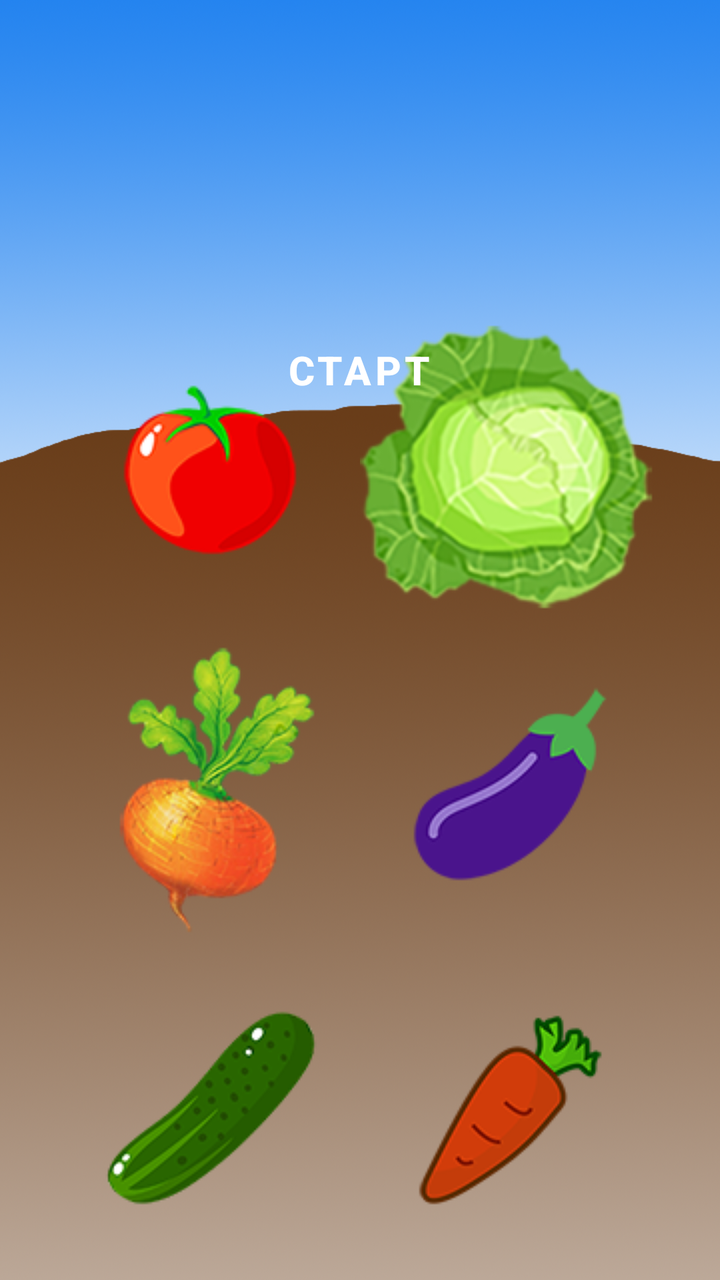
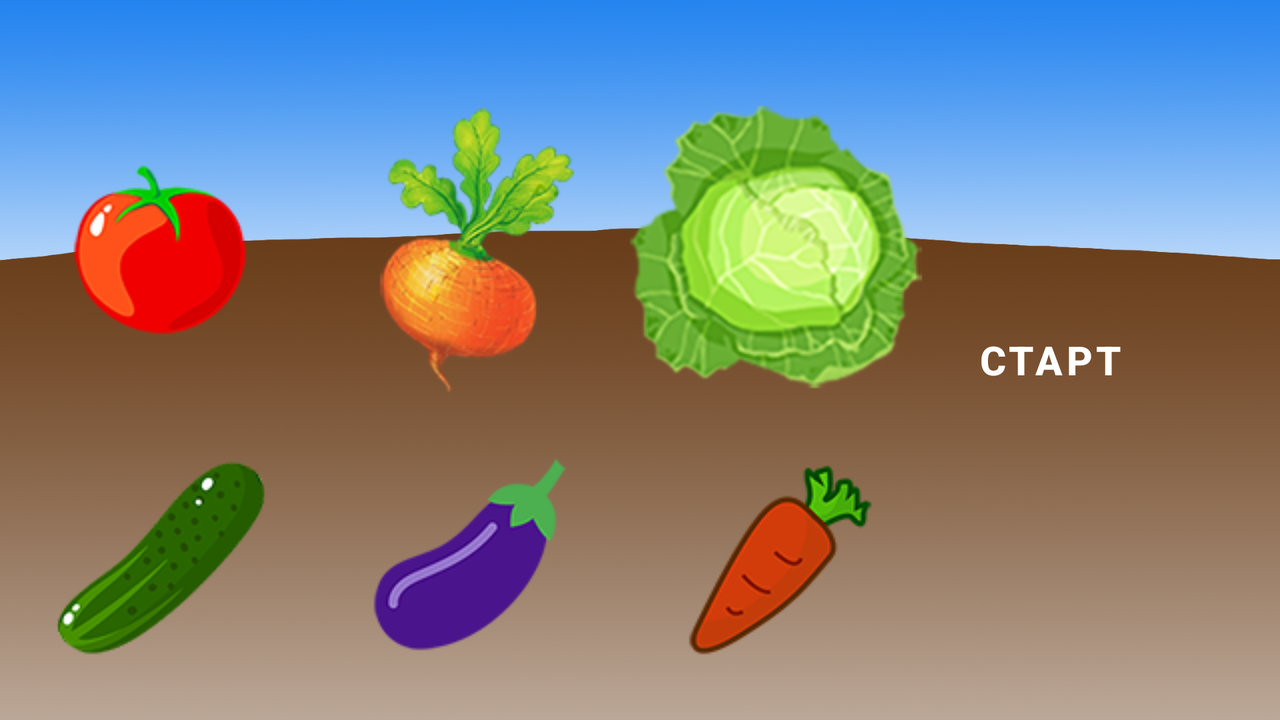

First picture: res/layout/ on a phone held upright. Second picture: the repository's own variant of that layout, on a device whose configuration matches the variant's folder. Source for both follows.
<!-- AndroidManifest.xml: application theme Theme.New_Kotlin_project -->
<!-- res/layout/activity_main.xml -->
<?xml version="1.0" encoding="utf-8"?>
<androidx.constraintlayout.widget.ConstraintLayout xmlns:android="http://schemas.android.com/apk/res/android"
    xmlns:app="http://schemas.android.com/apk/res-auto"
    xmlns:tools="http://schemas.android.com/tools"
    android:layout_width="match_parent"
    android:layout_height="match_parent"
    android:background="@drawable/background_main"
    android:visibility="visible"
    tools:context=".MainActivity">

    <ImageButton
        android:id="@+id/cabbage_button"
        android:layout_width="150dp"
        android:layout_height="150dp"
        android:layout_marginEnd="30dp"
        android:layout_marginRight="30dp"
        android:layout_marginBottom="10dp"
        android:background="@android:drawable/menuitem_background"
        android:clickable="false"
        app:layout_constraintBottom_toTopOf="@+id/eggplant_button"
        app:layout_constraintEnd_toEndOf="parent"
        app:layout_constraintTop_toTopOf="parent"
        app:layout_constraintVertical_bias="1.0"
        app:srcCompat="@drawable/cabbage" />

    <ImageButton
        android:id="@+id/carrot_button"
        android:layout_width="150dp"
        android:layout_height="150dp"
        android:layout_marginEnd="30dp"
        android:layout_marginRight="30dp"
        android:layout_marginBottom="10dp"
        android:background="@android:drawable/menuitem_background"
        android:clickable="false"
        app:layout_constraintBottom_toBottomOf="parent"
        app:layout_constraintEnd_toEndOf="@+id/eggplant_button"
        app:layout_constraintHorizontal_bias="0.0"
        app:layout_constraintStart_toStartOf="@+id/eggplant_button"
        app:srcCompat="@drawable/carrot" />

    <ImageButton
        android:id="@+id/turnip_button"
        android:layout_width="150dp"
        android:layout_height="150dp"
        android:layout_marginBottom="10dp"
        android:background="@android:drawable/menuitem_background"
        android:clickable="false"
        app:layout_constraintBottom_toTopOf="@id/cucumber_button"
        app:layout_constraintEnd_toEndOf="@+id/tomato_button"
        app:layout_constraintHorizontal_bias="0.0"
        app:layout_constraintStart_toStartOf="@+id/tomato_button"
        app:srcCompat="@drawable/turnip" />

    <ImageButton
        android:id="@+id/eggplant_button"
        android:layout_width="wrap_content"
        android:layout_height="150dp"
        android:layout_marginEnd="30dp"
        android:layout_marginRight="30dp"
        android:layout_marginBottom="10dp"
        android:background="@android:drawable/menuitem_background"
        android:clickable="false"
        app:layout_constraintBottom_toTopOf="@+id/carrot_button"
        app:layout_constraintEnd_toEndOf="@+id/cabbage_button"
        app:layout_constraintHorizontal_bias="0.0"
        app:layout_constraintStart_toStartOf="@+id/cabbage_button"
        app:srcCompat="@drawable/eggplant" />

    <ImageButton
        android:id="@+id/cucumber_button"
        android:layout_width="150dp"
        android:layout_height="150dp"
        android:layout_marginBottom="10dp"
        android:background="@android:drawable/menuitem_background"
        android:clickable="false"
        app:layout_constraintBottom_toBottomOf="parent"
        app:layout_constraintEnd_toEndOf="@+id/turnip_button"
        app:layout_constraintHorizontal_bias="0.0"
        app:layout_constraintStart_toStartOf="@+id/turnip_button"
        app:srcCompat="@drawable/cucumber" />

    <ImageButton
        android:id="@+id/tomato_button"
        android:layout_width="150dp"
        android:layout_height="150dp"
        android:layout_marginStart="30dp"
        android:layout_marginLeft="30dp"
        android:layout_marginBottom="10dp"
        android:background="@android:drawable/menuitem_background"
        android:clickable="false"
        app:layout_constraintBottom_toTopOf="@+id/turnip_button"
        app:layout_constraintEnd_toStartOf="@+id/cabbage_button"
        app:layout_constraintHorizontal_bias="0.0"
        app:layout_constraintStart_toStartOf="parent"
        app:layout_constraintTop_toTopOf="parent"
        app:layout_constraintVertical_bias="1.0"
        app:srcCompat="@drawable/tomato" />

    <TextView
        android:id="@+id/task_view"
        style="@style/Theme.TextView"
        android:layout_width="324dp"
        android:layout_height="30dp"
        app:layout_constraintBottom_toTopOf="@+id/button_start"
        app:layout_constraintEnd_toEndOf="parent"
        app:layout_constraintHorizontal_bias="0.494"
        app:layout_constraintStart_toStartOf="parent"
        app:layout_constraintTop_toTopOf="parent"
        app:layout_constraintVertical_bias="0.227" />

    <TextView
        android:id="@+id/vegetable_counter"
        android:layout_width="101dp"
        android:layout_height="123dp"
        android:fontFamily="sans-serif"
        android:shadowColor="@color/black"
        android:shadowDx="10"
        android:shadowDy="10"
        android:shadowRadius="5"
        android:textColor="@color/white"
        android:textSize="96sp"
        android:textStyle="bold"
        app:layout_constraintBottom_toTopOf="@+id/cabbage_button"
        app:layout_constraintEnd_toEndOf="@+id/cabbage_button"
        app:layout_constraintHorizontal_bias="1.0"
        app:layout_constraintStart_toStartOf="@+id/cabbage_button"
        app:layout_constraintTop_toTopOf="parent"
        app:layout_constraintVertical_bias="0.832" />

    <Button
        android:id="@+id/button_start"
        style="@style/Theme.Button"
        android:layout_width="wrap_content"
        android:layout_height="wrap_content"
        android:text="@string/start"
        app:layout_constraintBottom_toBottomOf="parent"
        app:layout_constraintEnd_toEndOf="parent"
        app:layout_constraintHorizontal_bias="0.498"
        app:layout_constraintStart_toStartOf="parent"
        app:layout_constraintTop_toTopOf="parent"
        app:layout_constraintVertical_bias="0.272" />

    <TextView
        android:id="@+id/text_result"
        style="@style/Theme.TextView"
        android:layout_width="170dp"
        android:layout_height="44dp"
        app:layout_constraintBottom_toBottomOf="parent"
        app:layout_constraintEnd_toEndOf="parent"
        app:layout_constraintHorizontal_bias="0.498"
        app:layout_constraintStart_toStartOf="parent"
        app:layout_constraintTop_toTopOf="parent"
        app:layout_constraintVertical_bias="0.105" />

    <Button
        android:id="@+id/button_next"
        style="@style/Theme.Button"
        android:layout_width="wrap_content"
        android:layout_height="wrap_content"
        android:text="@string/next"
        android:visibility="invisible"
        app:layout_constraintBottom_toTopOf="@+id/button_start"
        app:layout_constraintEnd_toEndOf="@+id/button_start"
        app:layout_constraintStart_toStartOf="@+id/button_start"
        app:layout_constraintTop_toBottomOf="@+id/text_result" />

    <ImageView
        android:id="@+id/face"
        android:layout_width="101dp"
        android:layout_height="144dp"
        android:visibility="invisible"
        app:layout_constraintBottom_toTopOf="@+id/tomato_button"
        app:layout_constraintEnd_toStartOf="@+id/button_start"
        app:layout_constraintStart_toStartOf="parent"
        app:layout_constraintTop_toTopOf="parent"
        app:layout_constraintVertical_bias="1.0"
        app:srcCompat="@drawable/hedgehog" />

</androidx.constraintlayout.widget.ConstraintLayout>
<!-- resources referenced by this layout -->
<resources>
  <!-- drawable background_main: png bitmap (drawable, 589089 bytes) -->
  <!-- drawable cabbage: png bitmap (drawable, 36708 bytes) -->
  <!-- drawable carrot: png bitmap (drawable, 9388 bytes) -->
  <!-- drawable cucumber: png bitmap (drawable, 11468 bytes) -->
  <!-- drawable eggplant: png bitmap (drawable, 7466 bytes) -->
  <!-- drawable hedgehog: png bitmap (drawable, 204214 bytes) -->
  <!-- drawable tomato: png bitmap (drawable, 8936 bytes) -->
  <!-- drawable turnip: png bitmap (drawable, 24517 bytes) -->
  <string name="next">Дальше</string>
  <string name="start">Старт</string>
  <!-- from res/values-v21/ -->
  <style name="Theme.Button" parent="Widget.MaterialComponents.Button">
          <item name="android:backgroundTint">@color/teal_200</item>
          <item name="android:textSize">20sp</item>
          <item name="android:textStyle">bold</item>
      </style>
  <style name="Theme.TextView" parent="Widget.MaterialComponents.TextView">
          <item name="android:fontFamily">sans-serif</item>
          <item name="android:gravity">center</item>
          <item name="android:shadowColor">@color/black</item>
          <item name="android:shadowDx">1</item>
          <item name="android:shadowDy">1</item>
          <item name="android:shadowRadius">5</item>
          <item name="android:textColor">@color/white</item>
          <item name="android:textSize">24sp</item>
          <item name="android:textStyle">bold</item>
      </style>
  <style name="Theme.New_Kotlin_project" parent="Theme.MaterialComponents.DayNight.NoActionBar">
          
          <item name="colorPrimary">@color/purple_500</item>
          <item name="colorPrimaryVariant">@color/purple_700</item>
          <item name="colorOnPrimary">@color/white</item>
          
          <item name="colorSecondary">@color/teal_200</item>
          <item name="colorSecondaryVariant">@color/teal_700</item>
          <item name="colorOnSecondary">@color/black</item>
          
          <item name="android:statusBarColor" tools:targetApi="l">?attr/colorPrimaryVariant</item>
          
      </style>
</resources>
<!-- res/layout-land/activity_main.xml (the author's variant of the layout above) -->
<!-- drawn on the phone turned sideways -->
<?xml version="1.0" encoding="utf-8"?>
<androidx.constraintlayout.widget.ConstraintLayout xmlns:android="http://schemas.android.com/apk/res/android"
    xmlns:app="http://schemas.android.com/apk/res-auto"
    android:layout_width="match_parent"
    android:layout_height="match_parent"
    xmlns:tools="http://schemas.android.com/tools"
    android:background="@drawable/background_main"
    android:visibility="visible"
    tools:context=".MainActivity">

    <ImageButton
        android:id="@+id/cabbage_button"
        android:layout_width="150dp"
        android:layout_height="150dp"
        android:layout_margin="5dp"
        android:background="@android:drawable/menuitem_background"
        android:clickable="false"
        app:layout_constraintBottom_toTopOf="@id/carrot_button"
        app:layout_constraintEnd_toEndOf="parent"
        app:layout_constraintHorizontal_bias="0.0"
        app:layout_constraintStart_toEndOf="@id/turnip_button"
        app:layout_constraintTop_toTopOf="parent"
        app:layout_constraintVertical_bias="1.0"
        app:srcCompat="@drawable/cabbage" />

    <ImageButton
        android:id="@+id/carrot_button"
        android:layout_width="150dp"
        android:layout_height="150dp"
        android:layout_margin="5dp"
        android:layout_marginBottom="4dp"
        android:background="@android:drawable/menuitem_background"
        android:clickable="false"
        app:layout_constraintBottom_toBottomOf="parent"
        app:layout_constraintEnd_toEndOf="parent"
        app:layout_constraintHorizontal_bias="0.0"
        app:layout_constraintStart_toEndOf="@id/eggplant_button"
        app:srcCompat="@drawable/carrot" />

    <ImageButton
        android:id="@+id/turnip_button"
        android:layout_width="150dp"
        android:layout_height="150dp"
        android:layout_margin="5dp"
        android:layout_marginStart="4dp"
        android:layout_marginLeft="4dp"
        android:background="@android:drawable/menuitem_background"
        android:clickable="false"
        app:layout_constraintBottom_toTopOf="@id/eggplant_button"
        app:layout_constraintStart_toEndOf="@id/tomato_button"
        app:layout_constraintTop_toTopOf="parent"
        app:layout_constraintVertical_bias="1.0"
        app:srcCompat="@drawable/turnip" />

    <ImageButton
        android:id="@+id/eggplant_button"
        android:layout_width="150dp"
        android:layout_height="150dp"
        android:layout_margin="5dp"
        android:layout_marginStart="4dp"
        android:layout_marginLeft="4dp"
        android:layout_marginBottom="4dp"
        android:background="@android:drawable/menuitem_background"
        android:clickable="false"
        app:layout_constraintBottom_toBottomOf="parent"
        app:layout_constraintStart_toEndOf="@id/cucumber_button"
        app:srcCompat="@drawable/eggplant" />

    <ImageButton
        android:id="@+id/cucumber_button"
        android:layout_width="150dp"
        android:layout_height="150dp"
        app:layout_constraintStart_toStartOf="parent"
        app:layout_constraintBottom_toBottomOf="parent"
        android:layout_margin="5dp"
        android:background="@android:drawable/menuitem_background"
        android:clickable="false"
        app:srcCompat="@drawable/cucumber"
        tools:layout_editor_absoluteX="-11dp"
        tools:layout_editor_absoluteY="251dp" />

    <ImageButton
        android:id="@+id/tomato_button"
        android:layout_width="150dp"
        android:layout_height="150dp"
        android:layout_margin="5dp"
        android:layout_marginStart="8dp"
        android:layout_marginLeft="8dp"
        android:background="@android:drawable/menuitem_background"
        android:clickable="false"
        app:layout_constraintBottom_toTopOf="@id/cucumber_button"
        app:layout_constraintStart_toStartOf="parent"
        app:layout_constraintTop_toBottomOf="parent"
        app:layout_constraintTop_toTopOf="parent"
        app:layout_constraintVertical_bias="1.0"
        app:srcCompat="@drawable/tomato" />

    <TextView
        android:id="@+id/task_view"
        style="@style/Theme.TextView"
        android:layout_width="324dp"
        android:layout_height="30dp"
        app:layout_constraintBottom_toTopOf="@+id/turnip_button"
        app:layout_constraintEnd_toStartOf="@+id/text_result"
        app:layout_constraintHorizontal_bias="0.379"
        app:layout_constraintStart_toStartOf="parent"
        app:layout_constraintTop_toTopOf="parent"
        app:layout_constraintVertical_bias="0.422" />

    <TextView
        android:id="@+id/vegetable_counter"
        android:layout_width="101dp"
        android:layout_height="123dp"
        android:fontFamily="sans-serif"
        android:shadowColor="@color/black"
        android:shadowDx="10"
        android:shadowDy="10"
        android:shadowRadius="5"
        android:textColor="@color/white"
        android:textSize="96sp"
        android:textStyle="bold"
        app:layout_constraintBottom_toBottomOf="parent"
        app:layout_constraintEnd_toStartOf="@+id/face"
        app:layout_constraintHorizontal_bias="0.541"
        app:layout_constraintStart_toEndOf="@+id/carrot_button"
        app:layout_constraintTop_toTopOf="parent"
        app:layout_constraintVertical_bias="0.944" />

    <Button
        android:id="@+id/button_start"
        style="@style/Theme.Button"
        android:layout_width="wrap_content"
        android:layout_height="wrap_content"
        android:text="@string/start"
        app:layout_constraintBottom_toBottomOf="parent"
        app:layout_constraintEnd_toEndOf="parent"
        app:layout_constraintHorizontal_bias="0.883"
        app:layout_constraintStart_toStartOf="parent"
        app:layout_constraintTop_toTopOf="parent" />

    <TextView
        android:id="@+id/text_result"
        style="@style/Theme.TextView"
        android:layout_width="170dp"
        android:layout_height="44dp"
        app:layout_constraintBottom_toBottomOf="parent"
        app:layout_constraintEnd_toEndOf="parent"
        app:layout_constraintHorizontal_bias="0.9"
        app:layout_constraintStart_toStartOf="parent"
        app:layout_constraintTop_toTopOf="parent"
        app:layout_constraintVertical_bias="0.081" />

    <Button
        android:id="@+id/button_next"
        style="@style/Theme.Button"
        android:layout_width="wrap_content"
        android:layout_height="wrap_content"
        android:text="@string/next"
        android:visibility="invisible"
        app:layout_constraintBottom_toBottomOf="parent"
        app:layout_constraintEnd_toEndOf="parent"
        app:layout_constraintHorizontal_bias="0.893"
        app:layout_constraintStart_toStartOf="parent"
        app:layout_constraintTop_toTopOf="parent"
        app:layout_constraintVertical_bias="0.308" />

    <ImageView
        android:id="@+id/face"
        android:layout_width="101dp"
        android:layout_height="144dp"
        android:layout_marginEnd="16dp"
        android:layout_marginRight="16dp"
        android:visibility="invisible"
        app:layout_constraintBottom_toBottomOf="parent"
        app:layout_constraintEnd_toEndOf="parent"
        app:layout_constraintTop_toTopOf="parent"
        app:layout_constraintVertical_bias="0.94"
        app:srcCompat="@drawable/hedgehog" />
</androidx.constraintlayout.widget.ConstraintLayout>
